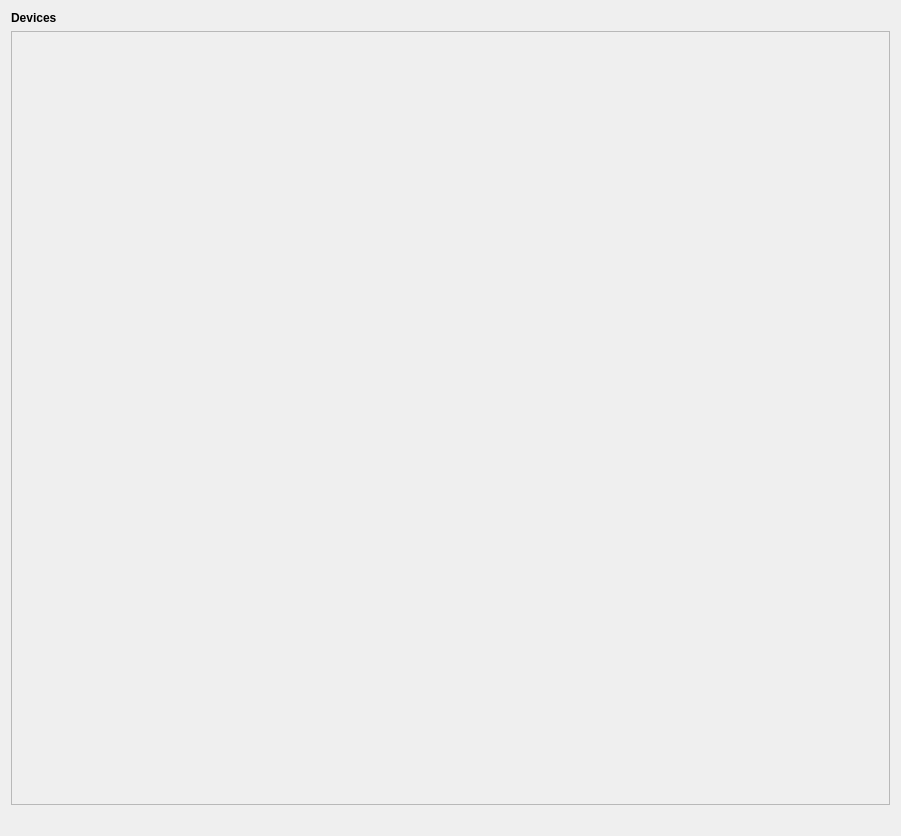
<?xml version="1.0" encoding="UTF-8"?>
<ui version="4.0">
 <class>Form</class>
 <widget class="QWidget" name="Form">
  <property name="geometry">
   <rect>
    <x>0</x>
    <y>0</y>
    <width>901</width>
    <height>836</height>
   </rect>
  </property>
  <property name="windowTitle">
   <string>Form</string>
  </property>
  <layout class="QVBoxLayout" name="verticalLayout">
   <item>
    <widget class="QLabel" name="lblHeader">
     <property name="font">
      <font>
       <weight>75</weight>
       <bold>true</bold>
      </font>
     </property>
     <property name="text">
      <string>Devices</string>
     </property>
    </widget>
   </item>
   <item>
    <widget class="QScrollArea" name="conDevices">
     <property name="widgetResizable">
      <bool>true</bool>
     </property>
     <widget class="QWidget" name="scrollAreaWidgetContents">
      <property name="geometry">
       <rect>
        <x>0</x>
        <y>0</y>
        <width>875</width>
        <height>760</height>
       </rect>
      </property>
     </widget>
    </widget>
   </item>
   <item>
    <widget class="QLabel" name="lblStatus">
     <property name="text">
      <string/>
     </property>
    </widget>
   </item>
  </layout>
 </widget>
 <resources/>
 <connections/>
</ui>
